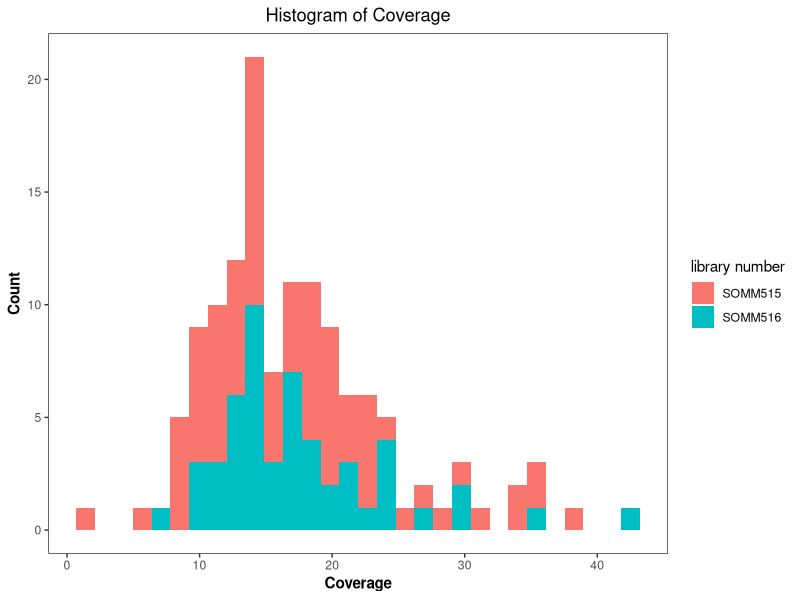
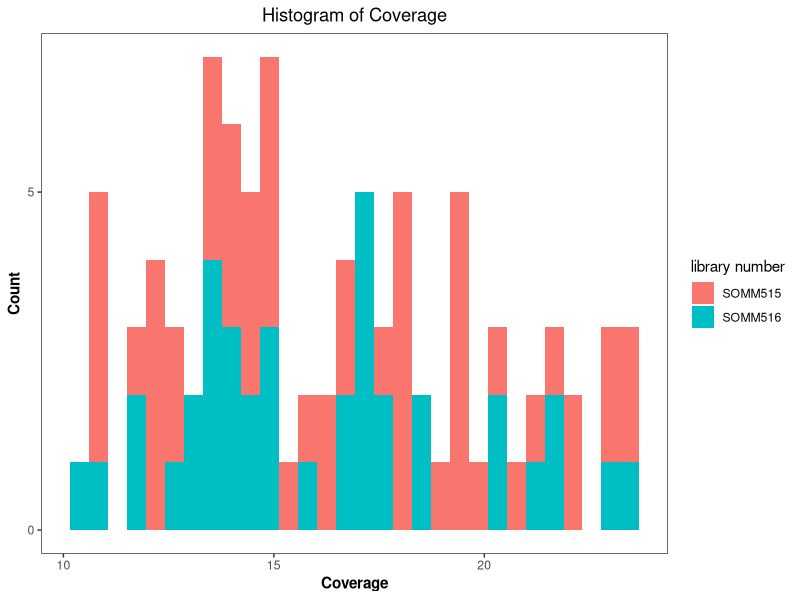

Source code (R) for these figures, in order: (Note: this script raises an error after producing the figures.)
## ---- chunk 1
knitr::opts_chunk$set(echo = TRUE, warning=FALSE, message=FALSE)
## ---- chunk 2
library(tidyverse)
## ---- chunk 3
meta<-read_csv("meta/meta-excl-epi-ncbi.csv")
summary<-meta %>% group_by(CrossType, `library number`) %>% summarize(Count=n())
summary
## ---- chunk 4
ggplot(meta) +
  geom_histogram(aes(Coverage, fill=`library number`)) +
  theme_bw() +
  theme(panel.grid=element_blank()) +
  ylab("Count") +
  theme(axis.title = element_text(face="bold")) +
  scale_y_continuous(breaks=c(0,5,10,15,20,25)) +
  ggtitle("Histogram of Coverage") +
  theme(plot.title = element_text(hjust=0.5))
## ---- chunk 5
meta %>% group_by(`library number`) %>%
  summarize(AvgCoverage=mean(Coverage))
## ---- chunk 6
kept96<-read_tsv("meta/kept96.tsv")
kept96 %>% group_by(CrossType, `library number`) %>% summarize(Count=n())
## ---- chunk 7
ggplot(kept96) +
  geom_histogram(aes(Coverage, fill=`library number`)) +
  theme_bw() +
  theme(panel.grid=element_blank()) +
  ylab("Count") +
  theme(axis.title = element_text(face="bold")) +
  scale_y_continuous(breaks=c(0,5,10,15,20,25)) +
  ggtitle("Histogram of Coverage") +
  theme(plot.title = element_text(hjust=0.5))
## ---- chunk 8
files = list.files(path="outputs/1000/", pattern="*.lrt0.gz", full.names = TRUE)
list = lapply(files, read_tsv)
data<-bind_rows(list)
## ---- chunk 9
df <- data %>% mutate(log10p = -log10(dchisq(LRT, df = 1))) %>%
  filter(log10p>=0 & log10p != "Inf") %>%
  mutate(p = dchisq(LRT, df=1)) %>%
  mutate(bonfer = p.adjust(p, method = "bonferroni")) %>% 
  mutate(BHfdr = p.adjust(p, method = "BH")) %>%
  group_by(Chromosome) %>%
  mutate(adjpchrom = p.adjust(p, method = "bonferroni")) %>%
  mutate(BHfdrchrom = p.adjust(p, method = "BH"))

df %>% arrange(-LRT) %>% head(n=20)
## ---- chunk 10
df %>% filter(log10p>20)
